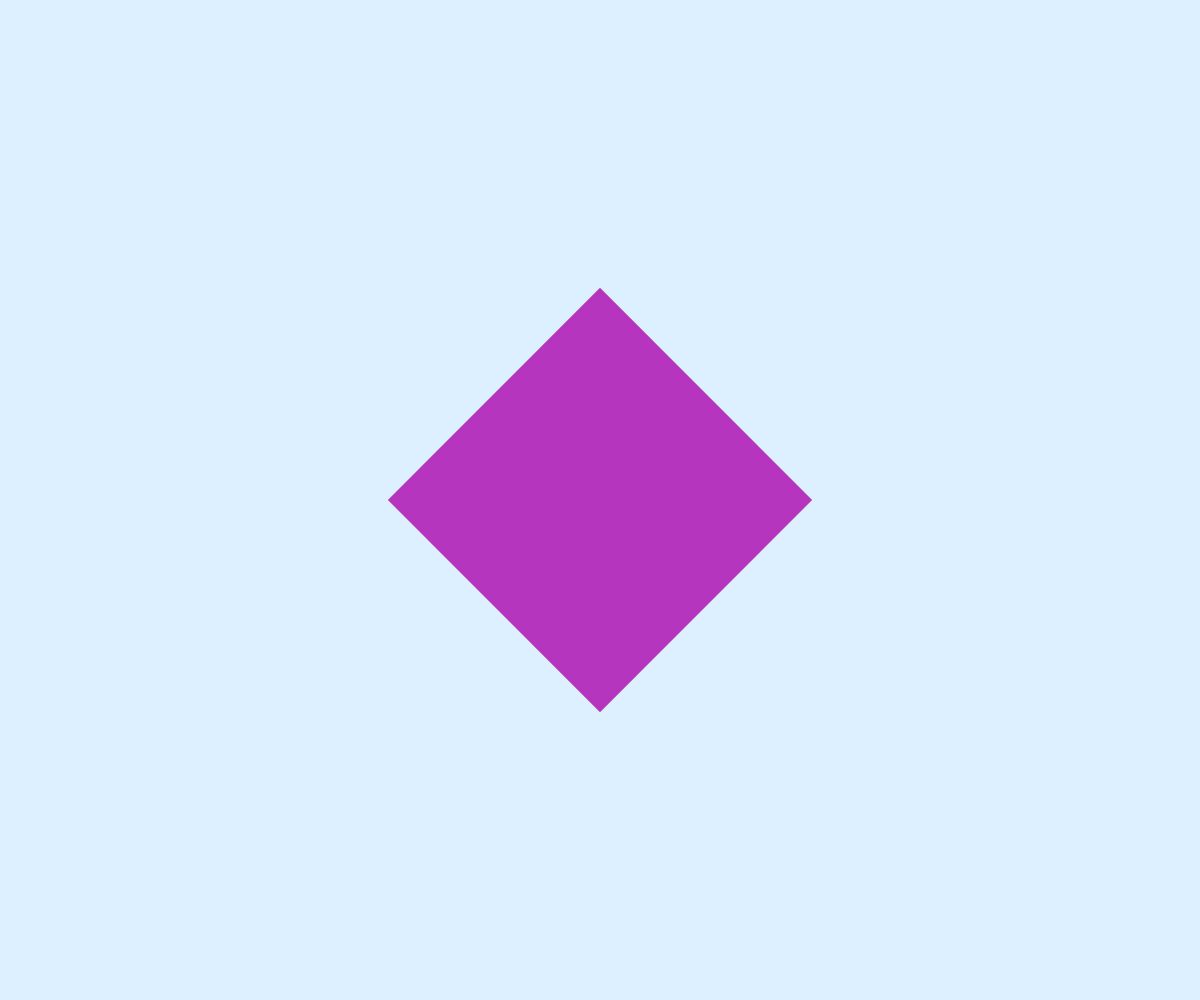
Frame 1 (no input)
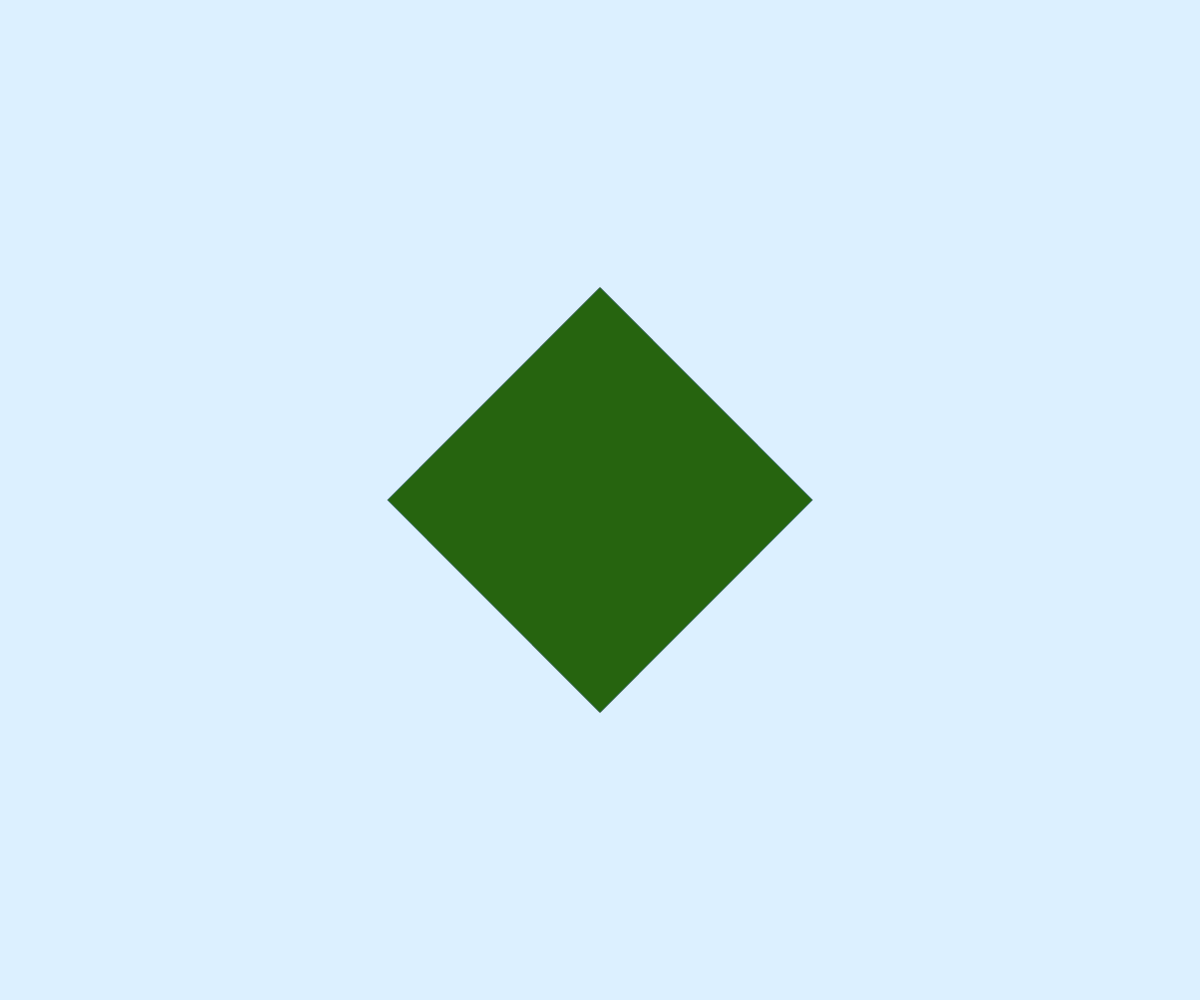
Frame 60 (no input)
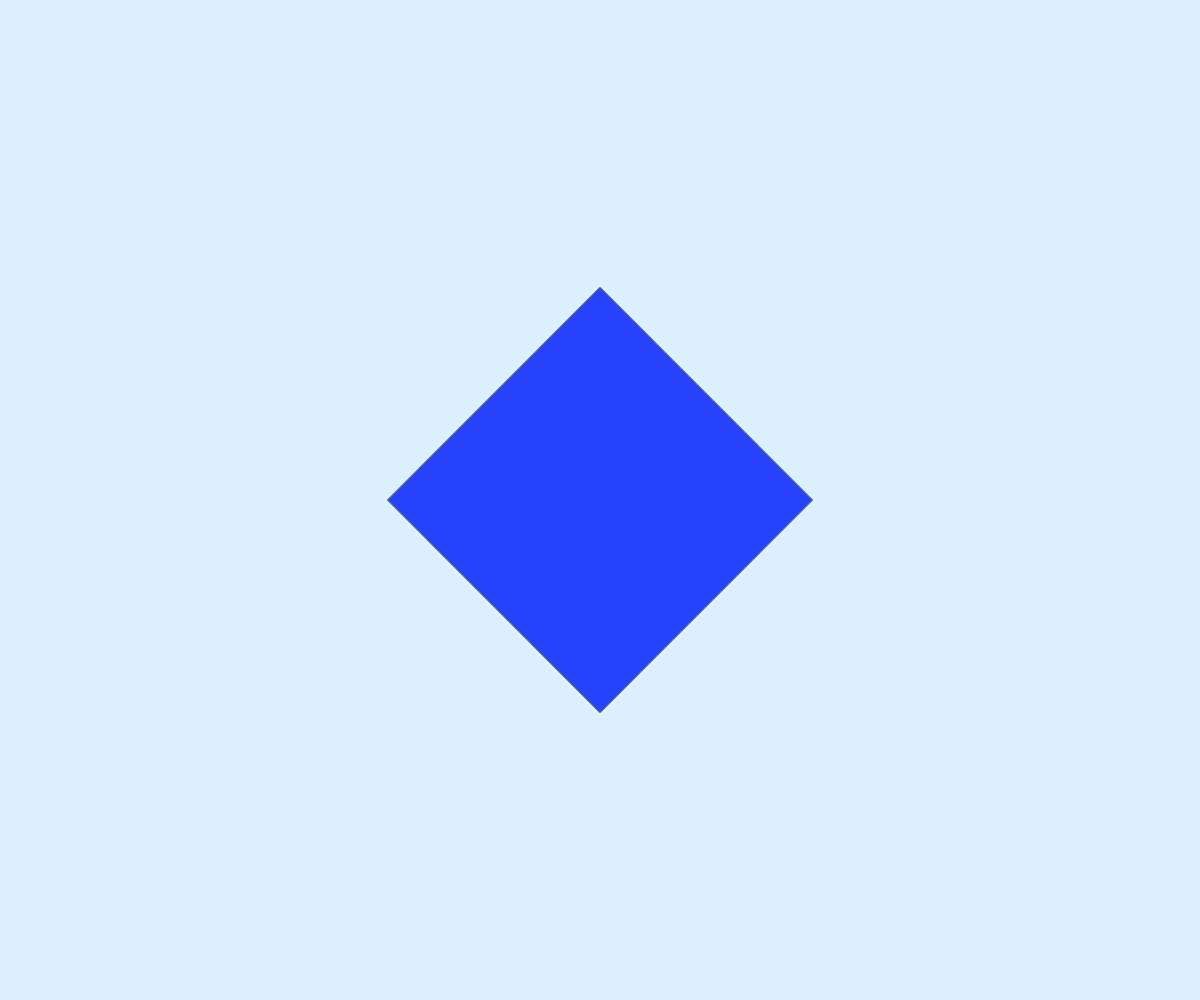
Frame 120 (the mouse pressed at the canvas centre since frame 60)

The p5.js sketch that drew these frames (run headless with seeded random() and noise() and a simulated clock; from frame 60 on, the mouse is pressed at the canvas centre):

// p5.js sketch
// ── sketch.js
let xPos
let yPos

function setup() {
    createCanvas(windowWidth, windowHeight);
    background(220, 240, 255);
    xPos = width/2
    yPos = height/2
    console.log("xPos: " + xPos +",yPos: "+ yPos);
}

function draw() {
  angleMode(DEGREES);
  rectMode(CENTER);
  noStroke();
  

  push();
  translate(xPos, yPos);
  rotate(45);
  fill(random(0, 255), random(0, 255), random(0, 255));
  rect(0, 0, 300, 300);
  pop();
}

  function mousePressed() {
  xPos = mouseX;
  yPos = mouseY;
  console.log("xPos: " + xPos + ",yPos: " + yPos);
}
